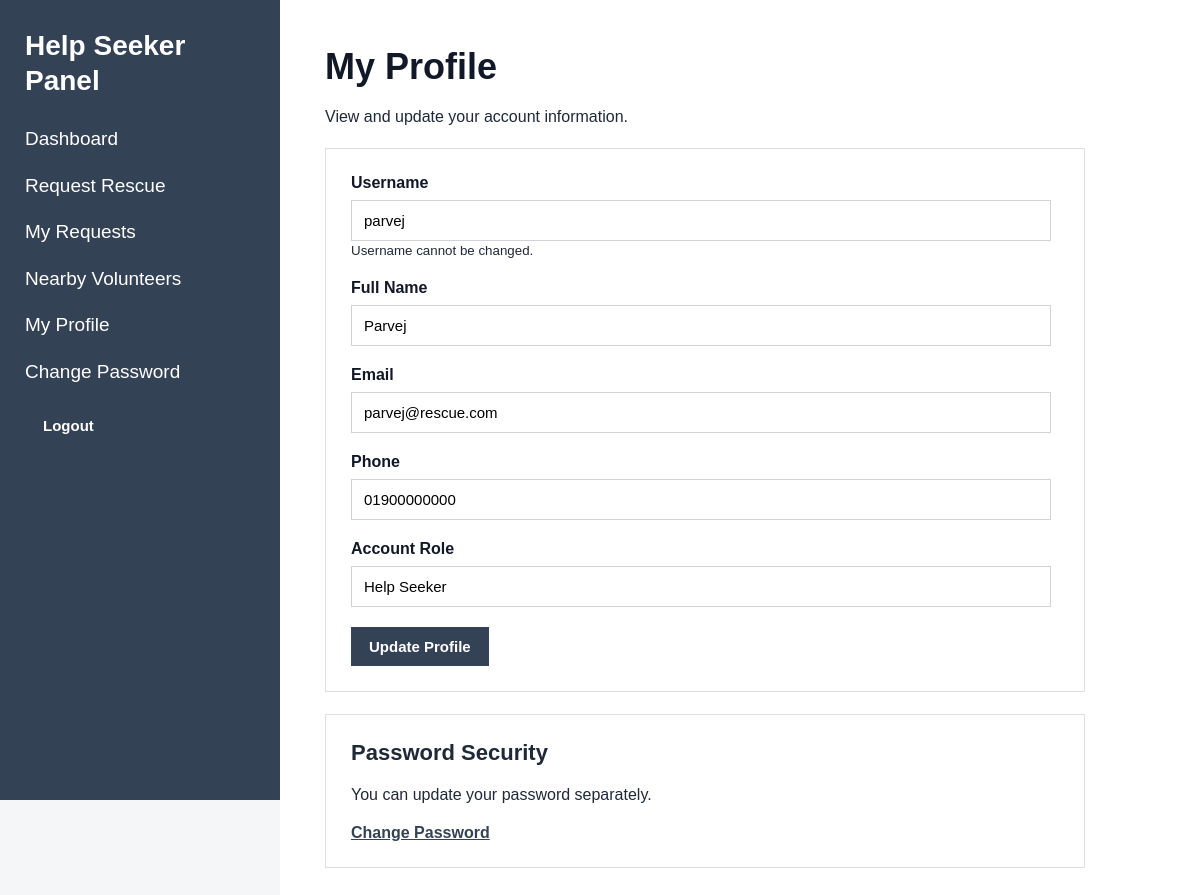
Screenshot of /index.php?page=helpseeker-profile (signed in) with the database file from the repository.
### tables this page shows
CREATE TABLE `users` (
  `id` int(11) NOT NULL,
  `name` varchar(100) NOT NULL,
  `username` varchar(50) NOT NULL,
  `email` varchar(150) NOT NULL,
  `phone` varchar(20) DEFAULT NULL,
  `password` varchar(255) NOT NULL,
  `role` enum('admin','volunteer','witness','help_seeker') NOT NULL,
  `created_at` timestamp NOT NULL DEFAULT current_timestamp(),
  `updated_at` timestamp NOT NULL DEFAULT current_timestamp() ON UPDATE current_timestamp()
);

### models/HelpSeekerModel.php (called while the page is built, shortened)
<?php
function getHelpSeekerProfile(
    $conn,
    $help_seeker_id
) {
    $sql =
        "SELECT
            id,
            name,
            username,
            email,
            phone,
            role
         FROM users
         WHERE id = ?
         AND role = 'help_seeker'
         LIMIT 1";
    $stmt =
        mysqli_prepare(
            $conn,
            $sql
        );
    mysqli_stmt_bind_param(
        $stmt,
        "i",
        $help_seeker_id
    );
    mysqli_stmt_execute(
        $stmt
    );
    $result =
        mysqli_stmt_get_result(
            $stmt
        );
    $profile =
        mysqli_fetch_assoc(
            $result
        );
    return $profile;
}

### views/helpseeker/profile.php (the view, shortened to what this page needs)
<?php
require_once
    "views/partials/header.php";
require_once
    "views/partials/sidebar.php";
?>
<div class="content">
    <div class="page-header">
        <div>
            <h1>
                My Profile
            </h1>
            <p>
                View and update your account information.
            </p>
        </div>
    </div>
    <div class="card">
        <form
            method="POST"
            action="index.php?page=helpseeker-profile"
        >
            <div class="form-group">
                <label for="username">
                    Username
                </label>
                <input
                    type="text"
                    id="username"
                    value="<?= htmlspecialchars(
                        $profile['username']
                        ?? ''
                    ); ?>"
                    readonly
                >
                <small>
                    Username cannot be changed.
                </small>
            </div>
            <div class="form-group">
                <label for="name">
                    Full Name
                </label>
                <input
                    type="text"
                    id="name"
                    name="name"
                    minlength="2"
                    maxlength="100"
                    value="<?= htmlspecialchars(
                        $profile['name']
                        ?? ''
                    ); ?>"
                    required
                >
            </div>
            <div class="form-group">
                <label for="email">
                    Email
                </label>
                <input
                    type="email"
                    id="email"
                    name="email"
                    maxlength="150"
                    value="<?= htmlspecialchars(
                        $profile['email']
                        ?? ''
                    ); ?>"
                    required
                >
            </div>
            <div class="form-group">
                <label for="phone">
                    Phone
                </label>
                <input
                    type="text"
                    id="phone"
                    name="phone"
                    maxlength="20"
                    value="<?= htmlspecialchars(
                        $profile['phone']
                        ?? ''
                    ); ?>"
                >
            </div>
            <div class="form-group">
                <label>
                    Account Role
                </label>
                <input
                    type="text"
                    value="Help Seeker"
                    readonly
                >
            </div>
            <button
                type="submit"
                class="btn btn-primary"
            >
                Update Profile
            </button>
        </form>
    </div>
    <div class="card">
        <h3>
            Password Security
        </h3>
        <p>
            You can update your password separately.
        </p>
        <a
            href="index.php?page=change-password"
            class="btn"
        >
            Change Password
        </a>
    </div>
</div>
<?php
require_once
    "views/partials/footer.php";
?>

### assets/css/style.css (style rules this page uses)
* { box-sizing: border-box; }
body { margin: 0; font-family: Arial, Helvetica, sans-serif; background: #f5f6f8; color: #1f2937; }
.content { margin-left: 280px; padding: 45px; min-height: 100vh; background: white; }
.content h1 { margin-top: 0; margin-bottom: 20px; font-size: 36px; line-height: 1.2; color: #111827; }
.card { max-width: 760px; background: white; border: 1px solid #dcdfe4; padding: 25px; margin-top: 22px; margin-bottom: 22px; }
.card h3 { margin-top: 0; margin-bottom: 15px; font-size: 22px; color: #1f2937; }
.card p { font-size: 16px; line-height: 1.6; }
.content a { color: #344256; font-weight: 600; text-decoration: underline; }
.content>form, .card form { max-width: 700px; }
.content>form div, .card form div { margin-bottom: 20px; }
label { display: block; margin-bottom: 8px; font-size: 16px; font-weight: bold; color: #111827; }
input, textarea, select { width: 100%; padding: 11px 12px; border: 1px solid #cfd3d8; background: white; font-family: Arial, Helvetica, sans-serif; font-size: 15px; outline: none; }
button { background: #344256; color: white; border: none; padding: 11px 18px; font-family: Arial, Helvetica, sans-serif; font-size: 15px; font-weight: 600; cursor: pointer; }

### rows the page displays
users: username "parvej", name "Parvej", email "parvej@rescue.com", phone "01900000000"
